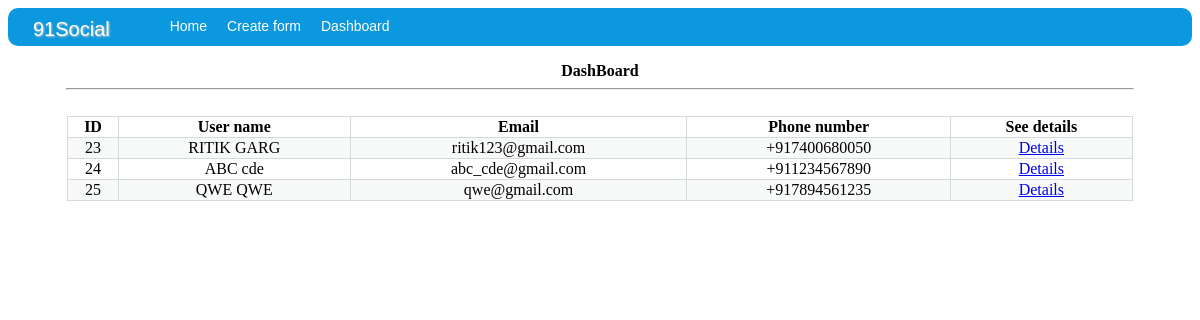
Screenshot of /contact_form/view/ with the database file from the repository.
### c_form/models.py (models this page shows)
class contact_form(models.Model):
	Mr = 'Mr'
	Mrs = 'Mrs'
	Ms = 'Ms'
	selected_title = (
		(Mr,'Mr'),
		(Mrs,'Mrs'),
		(Ms,'Ms')
	)
	title = models.CharField(max_length = 3,choices = selected_title,default = Ms)
	name = models.CharField(max_length = 100)
	email = models.EmailField(max_length=254,unique = True)
	password = models.CharField(max_length = 255)
	phone_num = PhoneNumberField(null=False, blank=False, unique=True)
	add = models.CharField(max_length = 255)
	creation_date = models.DateTimeField(auto_now = True)

### c_form/views.py (the view)
# urls.py: path("view/",view),
def view(request):
	details = contact_form.objects.all()
	context = {
		'details' : details
	}
	return render(request,"view.html",context)

### c_form/templates/view.html
{% extends 'base.html' %}
{% block content %}
	<p  >
		<div style="text-align: center;" ><b>DashBoard</b></div>
		<hr style="color:  #ecf0f1 ; width: 90%; text-align: center;" ><br>
		<table class="view_table" >
			<tr>
				<th class ="view_th">ID</th>
				<th class ="view_th">User name</th>
				<th class ="view_th">Email</th>
				<th class ="view_th">Phone number</th>
				<th class ="view_th">See details</th>
			</tr>
			{% for i in details %}
				{% if forloop.counter|divisibleby:2 %}
					<tr style="background-color: white;">
						<td class="view_td">{{ i.id }}</td>
						<td class="view_td">{{ i.name }}</td>
						<td class="view_td">{{ i.email }}</td>
						<td class="view_td">{{i.phone_num}}</td>
						<td class="view_td"><a href="./{{i.id}}" >Details</a></td>
					</tr>
				{% else %}
					<tr style="background-color:   #f8f9f9  ; ">
						<td class="view_td">{{ i.id }}</td>
						<td class="view_td">{{ i.name }}</td>
						<td class="view_td">{{ i.email }}</td>
						<td class="view_td">{{i.phone_num}}</td>
						<td class="view_td"><a href="./{{i.id}}" >Details</a></td>
					</tr>
				{% endif %}
			{% endfor %}
		</table>
	</p>
{% endblock %}

### c_form/templates/base.html (style rules this page uses)
.view_table { border-collapse: collapse; border: 1.5px solid #d5d8dc; margin-left: auto; margin-right: auto; width: 90%; }
.view_th { text-align: center; border: 1.5px solid #d5d8dc; }
.view_td { text-align: center; border: 1.5px solid #d5d8dc ; }

### rows the page displays
contact_form: id "23", name "RITIK GARG", email "ritik123@gmail.com", phone_num "+917400680050"
contact_form: id "24", name "ABC cde", email "abc_cde@gmail.com", phone_num "+911234567890"
contact_form: id "25", name "QWE QWE", email "qwe@gmail.com", phone_num "+917894561235"
